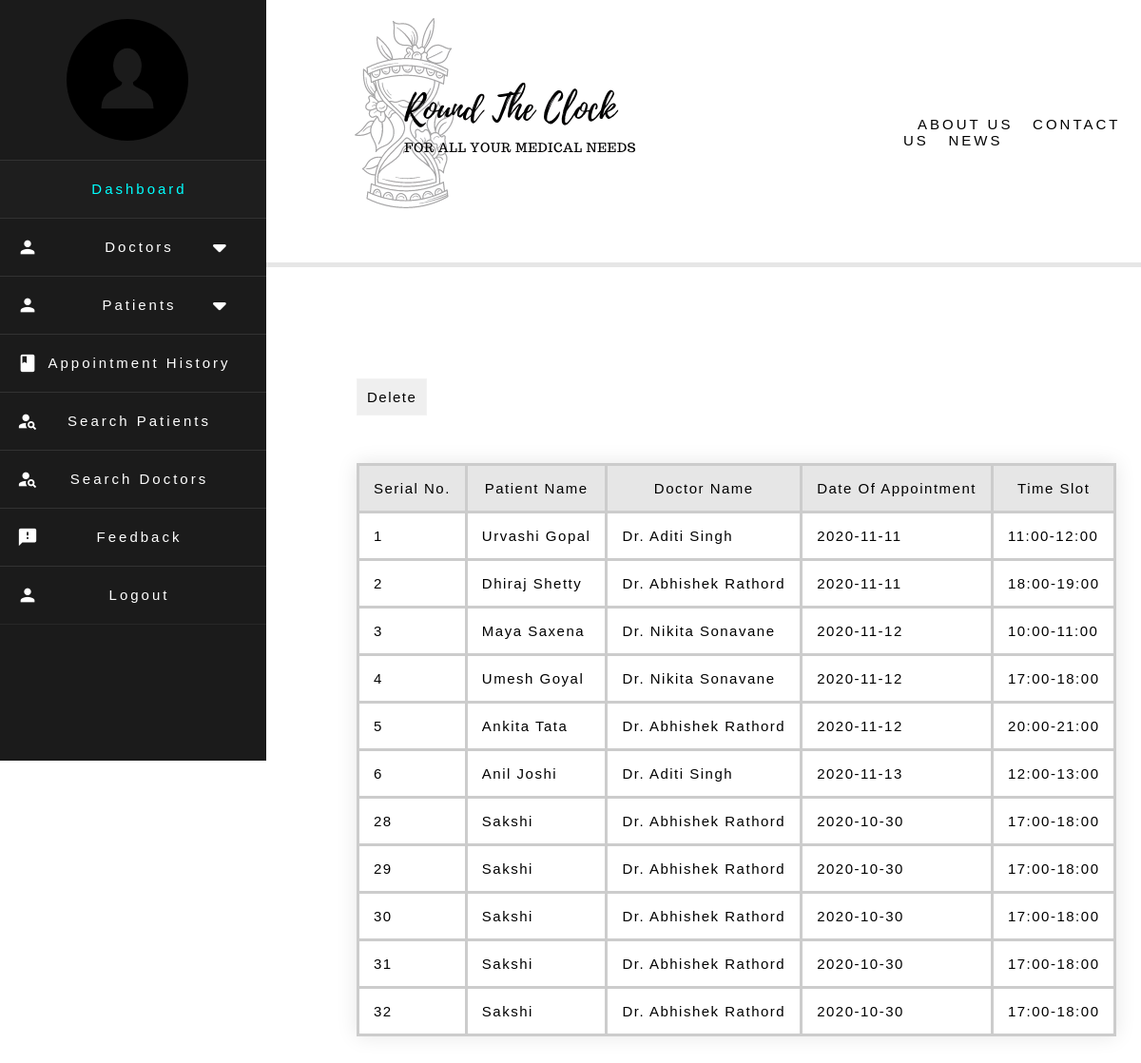
The page /Admin_Module/appointment_history.php on the database its author committed.
### tables this page shows
CREATE TABLE `appointments` (
  `Sr_No` int(6) NOT NULL,
  `Patient_Name` varchar(64) NOT NULL,
  `Doctor_Name` varchar(64) NOT NULL,
  `Age` int(32) NOT NULL,
  `Date_of_Appointment` date NOT NULL,
  `Time_Slot` text NOT NULL
);

### Admin_Module/appointment_history.php (the view, shortened to what this page needs)
<?php include 'import.php'; ?>
<?php
function OpenCon()
 {
 $dbhost = "localhost";
 $dbuser = "root";
 $dbpass = "13579";
 $db = "roundtheclock";
 $conn = new mysqli($dbhost, $dbuser, $dbpass,$db);
 return $conn;
 }
 $conn = OpenCon();
$result = $conn->query("SELECT `Sr_No`, `Patient_Name`, `Doctor_Name`, `Date_of_Appointment`, `Time_Slot` FROM `appointments`");
echo '<div class="center">';
echo '<div class="boxi">';
echo '<button class="btn" id="myButton">Delete</button>';
echo '</div>';
echo '<table class="center1">
      <tr>
          <td class="color1"> Serial No.</font> </td>
          <td class="color1"> Patient Name</font> </td>
          <td class="color1">Doctor Name</font> </td>
          <td class="color1"> Date of Appointment</font> </td>
          <td class="color1" > Time Slot</font> </td>
      </tr>';
if ($result->num_rows> 0)
{
  while($row = $result->fetch_assoc())
  {
        $field1name = $row["Sr_No"];
        $field2name = $row["Patient_Name"];
        $field3name = $row["Doctor_Name"];
        $field4name = $row["Date_of_Appointment"];
        $field5name = $row["Time_Slot"];
        echo '<tr>
                  <td>'.$field1name.'</td>
                  <td>'.$field2name.'</td>
                  <td>'.$field3name.'</td>
                  <td>'.$field4name.'</td>
                  <td>'.$field5name.'</td>
              </tr>';
  }
}
else{
  echo "ERROR-No data.";
}
echo '</div>';
?>

### Admin_Module/import.php (shortened to what this page needs)
<!DOCTYPE html>
<html lang="en" dir="ltr">
  <head>
    <link rel="stylesheet" href="import.css?<?php echo rand();?>">
    <link rel="stylesheet" href="logout.css?<?php echo rand();?>">
  </head>
  <body>
   <div class="line">
      <div class="logo">
            <img src="Images/logo.png">
      </div>
            <div class="header">
                <a href="index.php">About Us</a>
                <a href="#">Contact Us</a>
                <a href="#">News</a>
            </div>
      </div>
      <nav class="sidebar">
      <img id="imag4" src="Images/user.png" alt="">
      <ul>
        <li class="active"><a href="dashboard.php">Dashboard</a></li>
        <li>
          <a href="#" class="feat-btn">Doctors
            <span style="padding-right: 20px" class="fas fa-caret-down first"></span>
            <span style="padding-right: 220px" class="material-icons">person</span>
          </a>
        </li>
        <li>
          <a href="#" class="serv-btn">Patients
            <span style="padding-right: 220px" class="material-icons">person</span>
            <span style="padding-right: 20px" class="fas fa-caret-down second"></span>
          </a>
        </li>
        <li><a href="appointment_history.php"><span style="padding-right: 220px" class="material-icons">book</span>Appointment History</a></li>
        <li><a href="index1.php"> <span style="padding-right: 220px" class="material-icons">person_search</span>Search patients</a></li>
        <li><a href="index.php"> <span style="padding-right: 220px" class="material-icons">person_search</span> Search doctors</a></li>
        <li><a href="Feedback.php"><span style="padding-right: 220px" class="material-icons">feedback</span>Feedback</a></li>
        <li><a id="modal-btn" class="button" ><span style="padding-right: 220px" class="material-icons">person</span>Logout</a></li>
      </ul>
    </nav>
</body>
</html>

### Admin_Module/import.css (style rules this page uses)
* { margin: 0; padding: 0; user-select: none; box-sizing: border-box; font-family:sans-serif,serif; }
.sidebar { top: 0; left: 0; position: fixed; bottom: 10px; width: 280px; height: 800px; background: #1b1b1b; overflow-x: hidden; overflow-y: hidden; }
.sidebar ul { background: #1b1b1b; height: 100%; width: 100%; list-style: none; }
.sidebar ul li { line-height: 60px; border-top: 1px solid rgba(255,255,255,0.1); }
.sidebar ul li:last-child { border-bottom: 1px solid rgba(255,255,255,0.05); }
.sidebar ul li a { position: relative; color: white; text-decoration: none; font-size: 15px; padding-left: 10px; letter-spacing:.2em; font-weight: 500; display: block; width: 100%; border-left: 3px solid transparent; text-align: center; }
.sidebar ul li.active a { color: cyan; background: #1e1e1e; }
.sidebar ul li a span { position: absolute; top: 50%; right: 20px; transform: translateY(-30%); font-size: 22px; transition: transform 0.4s; transform: translateY(-50%) }
.logo { padding-left:350px; }
.header { position:relative; bottom:120px; padding-left: 950px; }
.header a { text-decoration: none; color: black; padding-left: 15px; text-transform: uppercase; letter-spacing: 0.20em; font-size: 15px; }
.line { border-bottom: 5px solid #e6e6e6; }
#imag4 { padding-top:20px; padding-bottom:20px; padding-left:70px; }

### rows shown on the page
appointments: Sr_No "1", Patient_Name "Urvashi Gopal", Doctor_Name "Dr. Aditi Singh", Date_of_Appointment "2020-11-11", Time_Slot "11:00-12:00"
appointments: Sr_No "2", Patient_Name "Dhiraj Shetty", Doctor_Name "Dr. Abhishek Rathord", Date_of_Appointment "2020-11-11", Time_Slot "18:00-19:00"
appointments: Sr_No "3", Patient_Name "Maya Saxena", Doctor_Name "Dr. Nikita Sonavane", Date_of_Appointment "2020-11-12", Time_Slot "10:00-11:00"
appointments: Sr_No "4", Patient_Name "Umesh Goyal", Doctor_Name "Dr. Nikita Sonavane", Date_of_Appointment "2020-11-12", Time_Slot "17:00-18:00"
appointments: Sr_No "5", Patient_Name "Ankita Tata", Doctor_Name "Dr. Abhishek Rathord", Date_of_Appointment "2020-11-12", Time_Slot "20:00-21:00"
appointments: Sr_No "6", Patient_Name "Anil Joshi", Doctor_Name "Dr. Aditi Singh", Date_of_Appointment "2020-11-13", Time_Slot "12:00-13:00"
appointments: Sr_No "28", Patient_Name "Sakshi", Doctor_Name "Dr. Abhishek Rathord", Date_of_Appointment "2020-10-30", Time_Slot "17:00-18:00"
appointments: Sr_No "29", Patient_Name "Sakshi", Doctor_Name "Dr. Abhishek Rathord", Date_of_Appointment "2020-10-30", Time_Slot "17:00-18:00"
appointments: Sr_No "30", Patient_Name "Sakshi", Doctor_Name "Dr. Abhishek Rathord", Date_of_Appointment "2020-10-30", Time_Slot "17:00-18:00"
appointments: Sr_No "31", Patient_Name "Sakshi", Doctor_Name "Dr. Abhishek Rathord", Date_of_Appointment "2020-10-30", Time_Slot "17:00-18:00"
appointments: Sr_No "32", Patient_Name "Sakshi", Doctor_Name "Dr. Abhishek Rathord", Date_of_Appointment "2020-10-30", Time_Slot "17:00-18:00"
